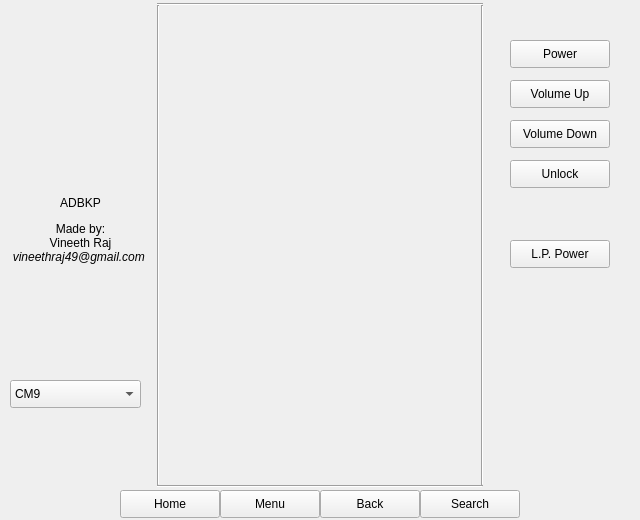
<?xml version="1.0" encoding="UTF-8"?>
<ui version="4.0">
 <class>MainWindow</class>
 <widget class="QMainWindow" name="MainWindow">
  <property name="geometry">
   <rect>
    <x>0</x>
    <y>0</y>
    <width>640</width>
    <height>520</height>
   </rect>
  </property>
  <property name="minimumSize">
   <size>
    <width>640</width>
    <height>520</height>
   </size>
  </property>
  <property name="maximumSize">
   <size>
    <width>640</width>
    <height>520</height>
   </size>
  </property>
  <property name="windowTitle">
   <string>:::ADBKP:::</string>
  </property>
  <property name="styleSheet">
   <string notr="true"/>
  </property>
  <widget class="QWidget" name="centralWidget">
   <widget class="QPushButton" name="pwr_btn">
    <property name="geometry">
     <rect>
      <x>510</x>
      <y>40</y>
      <width>100</width>
      <height>28</height>
     </rect>
    </property>
    <property name="text">
     <string>Power</string>
    </property>
   </widget>
   <widget class="QPushButton" name="vol_up_btn">
    <property name="geometry">
     <rect>
      <x>510</x>
      <y>80</y>
      <width>100</width>
      <height>28</height>
     </rect>
    </property>
    <property name="text">
     <string>Volume Up</string>
    </property>
   </widget>
   <widget class="Line" name="right_line">
    <property name="geometry">
     <rect>
      <x>481</x>
      <y>5</y>
      <width>3</width>
      <height>480</height>
     </rect>
    </property>
    <property name="orientation">
     <enum>Qt::Vertical</enum>
    </property>
   </widget>
   <widget class="Line" name="left_line">
    <property name="geometry">
     <rect>
      <x>157</x>
      <y>5</y>
      <width>3</width>
      <height>480</height>
     </rect>
    </property>
    <property name="orientation">
     <enum>Qt::Vertical</enum>
    </property>
   </widget>
   <widget class="QPushButton" name="vol_dn_btn">
    <property name="geometry">
     <rect>
      <x>510</x>
      <y>120</y>
      <width>100</width>
      <height>28</height>
     </rect>
    </property>
    <property name="text">
     <string>Volume Down</string>
    </property>
   </widget>
   <widget class="QPushButton" name="home_btn">
    <property name="geometry">
     <rect>
      <x>120</x>
      <y>490</y>
      <width>100</width>
      <height>28</height>
     </rect>
    </property>
    <property name="text">
     <string>Home</string>
    </property>
   </widget>
   <widget class="QPushButton" name="menu_btn">
    <property name="geometry">
     <rect>
      <x>220</x>
      <y>490</y>
      <width>100</width>
      <height>28</height>
     </rect>
    </property>
    <property name="text">
     <string>Menu</string>
    </property>
   </widget>
   <widget class="QPushButton" name="back_btn">
    <property name="geometry">
     <rect>
      <x>320</x>
      <y>490</y>
      <width>100</width>
      <height>28</height>
     </rect>
    </property>
    <property name="text">
     <string>Back</string>
    </property>
   </widget>
   <widget class="QPushButton" name="search_btn">
    <property name="geometry">
     <rect>
      <x>420</x>
      <y>490</y>
      <width>100</width>
      <height>28</height>
     </rect>
    </property>
    <property name="text">
     <string>Search</string>
    </property>
   </widget>
   <widget class="Line" name="bottom_line">
    <property name="geometry">
     <rect>
      <x>157</x>
      <y>485</y>
      <width>326</width>
      <height>3</height>
     </rect>
    </property>
    <property name="orientation">
     <enum>Qt::Horizontal</enum>
    </property>
   </widget>
   <widget class="Line" name="top_line">
    <property name="geometry">
     <rect>
      <x>157</x>
      <y>3</y>
      <width>326</width>
      <height>3</height>
     </rect>
    </property>
    <property name="orientation">
     <enum>Qt::Horizontal</enum>
    </property>
   </widget>
   <widget class="QPushButton" name="unlock_btn">
    <property name="geometry">
     <rect>
      <x>510</x>
      <y>160</y>
      <width>100</width>
      <height>28</height>
     </rect>
    </property>
    <property name="text">
     <string>Unlock</string>
    </property>
   </widget>
   <widget class="QPushButton" name="lp_pwr_btn">
    <property name="geometry">
     <rect>
      <x>510</x>
      <y>240</y>
      <width>100</width>
      <height>28</height>
     </rect>
    </property>
    <property name="text">
     <string>L.P. Power</string>
    </property>
   </widget>
   <widget class="QLabel" name="label">
    <property name="geometry">
     <rect>
      <x>10</x>
      <y>120</y>
      <width>141</width>
      <height>221</height>
     </rect>
    </property>
    <property name="font">
     <font>
      <family>Arial</family>
     </font>
    </property>
    <property name="styleSheet">
     <string notr="true"/>
    </property>
    <property name="text">
     <string>&lt;html&gt;&lt;head/&gt;&lt;body&gt;

&lt;p align=&quot;center&quot;&gt;ADBKP&lt;/p&gt;
&lt;p align=&quot;center&quot;&gt;&lt;img src=&quot;:/files/android_logo.png&quot;/&gt;
&lt;p id=&quot;name&quot; align=&quot;center&quot; style=&quot;font-size: 12px; font-family: 'Comic Sans MS'&quot;&gt;Made by:&lt;br&gt;
Vineeth Raj&lt;br&gt;
&lt;i&gt;vineethraj49@gmail.com&lt;/i&gt;
&lt;/p&gt;
&lt;/body&gt;&lt;/html&gt;</string>
    </property>
   </widget>
   <widget class="QComboBox" name="rom_select">
    <property name="geometry">
     <rect>
      <x>10</x>
      <y>380</y>
      <width>131</width>
      <height>28</height>
     </rect>
    </property>
    <item>
     <property name="text">
      <string>CM9</string>
     </property>
    </item>
    <item>
     <property name="text">
      <string>MiniCM9</string>
     </property>
    </item>
    <item>
     <property name="text">
      <string>CM10</string>
     </property>
    </item>
    <item>
     <property name="text">
      <string>CM10.1</string>
     </property>
    </item>
    <item>
     <property name="text">
      <string>CM10.2</string>
     </property>
    </item>
   </widget>
  </widget>
 </widget>
 <layoutdefault spacing="6" margin="11"/>
 <resources/>
 <connections/>
</ui>
